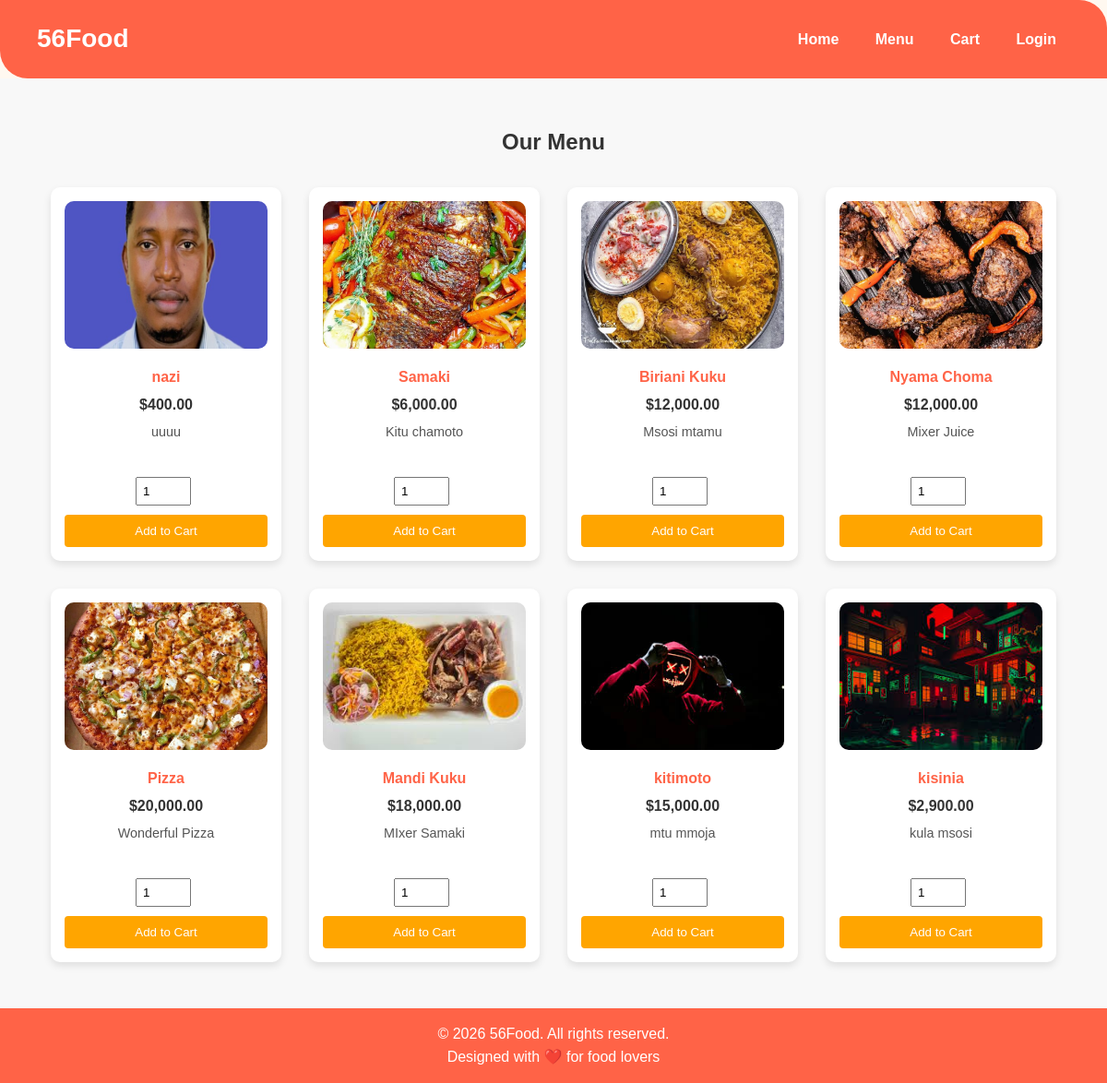
Page /menu.php on the committed database.
### tables this page shows
CREATE TABLE `menu` (
  `id` int(11) NOT NULL,
  `name` varchar(100) NOT NULL,
  `description` text DEFAULT NULL,
  `price` decimal(10,2) NOT NULL,
  `image` varchar(255) DEFAULT NULL,
  `status` enum('available','unavailable') DEFAULT 'available',
  `created_at` timestamp NOT NULL DEFAULT current_timestamp()
);

### menu.php (the view, shortened to what this page needs)
<?php
require_once "include/conn.php";
$isLoggedIn = isset($_SESSION['user_id']);
$username = $isLoggedIn ? $_SESSION['user_name'] : '';
$menuItems = [];
$sql = "SELECT id, name, description, price, image
        FROM menu
        WHERE status = 'available'
        ORDER BY created_at DESC";
if ($stmt = mysqli_prepare($conn, $sql)) {
    mysqli_stmt_execute($stmt);
    $result = mysqli_stmt_get_result($stmt);
    while ($row = mysqli_fetch_assoc($result)) {
        $menuItems[] = $row;
    }
}
?>
<!DOCTYPE html>
<html lang="en">
<head>
    <link rel="stylesheet" href="assets/css/index.css">
    <link rel="stylesheet" href="assets/css/menu.css">
</head>
<body>
    <header>
        <h1>56Food</h1>
        <nav>
            <a href="index.php">Home</a>
            <a href="menu.php">Menu</a>
            <a href="cart.php">Cart</a>
            <?php if ($isLoggedIn): ?>
                <a href="orders.php">My Orders</a>
                <a href="logout.php">Logout (<?= htmlspecialchars($username) ?>)</a>
            <?php else: ?>
                <a href="login.php">Login</a>
            <?php endif; ?>
        </nav>
    </header>
    <section class="menu-section">
        <h2>Our Menu</h2>
        <div class="menu-container">
            <?php if (empty($menuItems)): ?>
                <p>No menu items available at the moment. Please check back later.</p>
            <?php else: ?>
                <?php foreach ($menuItems as $item): ?>
                    <div class="food-card">
                        <?php
                        $imgSrc = !empty($item['image'])
                            ? 'assets/images/foods/' . htmlspecialchars($item['image'])
                            : 'https://images.unsplash.com/photo-1600891964599-f61ba0e24092?fit=crop&w=400&q=80';
                        ?>
                        <img src="<?= $imgSrc ?>" alt="<?= htmlspecialchars($item['name']) ?>">
                        <h4><?= htmlspecialchars($item['name']) ?></h4>
                        <p id="price">$<?= number_format($item['price'], 2) ?></p>
                        <p id="description">
                            <?= htmlspecialchars($item['description'] ?? '') ?>
                        </p>
                        <form method="POST" action="cart.php" style="margin-top:10px;">
                            <input type="number" name="quantity" value="1" min="1"
                                style="width:60px; padding:6px; margin-right:6px;">
                            <button type="submit" class="add-to-cart">
                                Add to Cart
                            </button>
                        </form>
                    </div>
                <?php endforeach; ?>
            <?php endif; ?>
        </div>
    </section>
    <footer>
        <p>&copy; 2026 56Food. All rights reserved.</p>
        <p>Designed with ❤️ for food lovers</p>
    </footer>
</body>
</html>

### assets/css/index.css (style rules this page uses)
* { margin:0; padding:0; box-sizing: border-box; font-family: Arial, sans-serif; }
body { background-color: #fff8f0; color: #333; line-height: 1.6; }
a { text-decoration: none; color: inherit; }
header { background-color: #ff6347; color: white; padding: 20px 40px; border-radius: 0% 30px; display: flex; justify-content: space-between; align-items: center; }
header h1 { font-size: 28px; }
nav a { margin-left: 20px; font-weight: bold; color: white; }
footer { background-color: #ff6347; color: white; text-align: center; padding: 15px 20px; }

### assets/css/menu.css (style rules this page uses)
.menu-section { padding: 40px; background: #f9f9f9; }
.menu-section h2 { text-align: center; margin-bottom: 30px; }
.menu-container { display: grid; grid-template-columns: repeat(auto-fit, minmax(250px, 1fr)); gap: 20px; }
.food-card { background: #fff; border-radius: 8px; padding: 15px; text-align: center; box-shadow: 0 2px 8px rgba(0,0,0,0.1); }
.food-card img { width: 100%; height: 160px; object-fit: cover; border-radius: 6px; }
.food-card h4 { margin: 10px 0; }
.food-card button { background: orange; border: none; padding: 10px; width: 100%; color: #fff; cursor: pointer; border-radius: 4px; }

### menu.php (style rules this page uses)
.menu-section { padding: 50px 20px; background: #f8f8f8; text-align: center; }
.menu-container { display: flex; flex-wrap: wrap; gap: 30px; justify-content: center; }
.food-card { background: #fff; border-radius: 10px; box-shadow: 0 4px 8px rgba(0, 0, 0, 0.1); width: 250px; padding: 15px; transition: transform 0.2s; }
.food-card img { width: 100%; border-radius: 10px; }
.food-card h4 { margin: 10px 0 5px; color: #ff6347; }
.food-card p#price { font-weight: bold; margin: 5px 0; }
.food-card p#description { font-size: 0.9rem; color: #555; height: 50px; overflow: hidden; }
.add-to-cart { background: #ff6347; color: white; border: none; padding: 10px 15px; border-radius: 5px; cursor: pointer; margin-top: 10px; transition: background 0.2s; }
nav a { margin-right: 15px; text-decoration: none; color: white; font-weight: 600; }

### rows in the picture
menu: image (picture), name "nazi", price "400.00", description "uuuu"
menu: image (picture), name "Samaki", price "6,000.00", description "Kitu chamoto"
menu: image (picture), name "Biriani Kuku", price "12,000.00", description "Msosi mtamu"
menu: image (picture), name "Nyama Choma", price "12,000.00", description "Mixer Juice"
menu: image (picture), name "Pizza", price "20,000.00", description "Wonderful Pizza"
menu: image (picture), name "Mandi Kuku", price "18,000.00", description "MIxer Samaki"
menu: image (picture), name "kitimoto", price "15,000.00", description "mtu mmoja"
menu: image (picture), name "kisinia", price "2,900.00", description "kula msosi"
